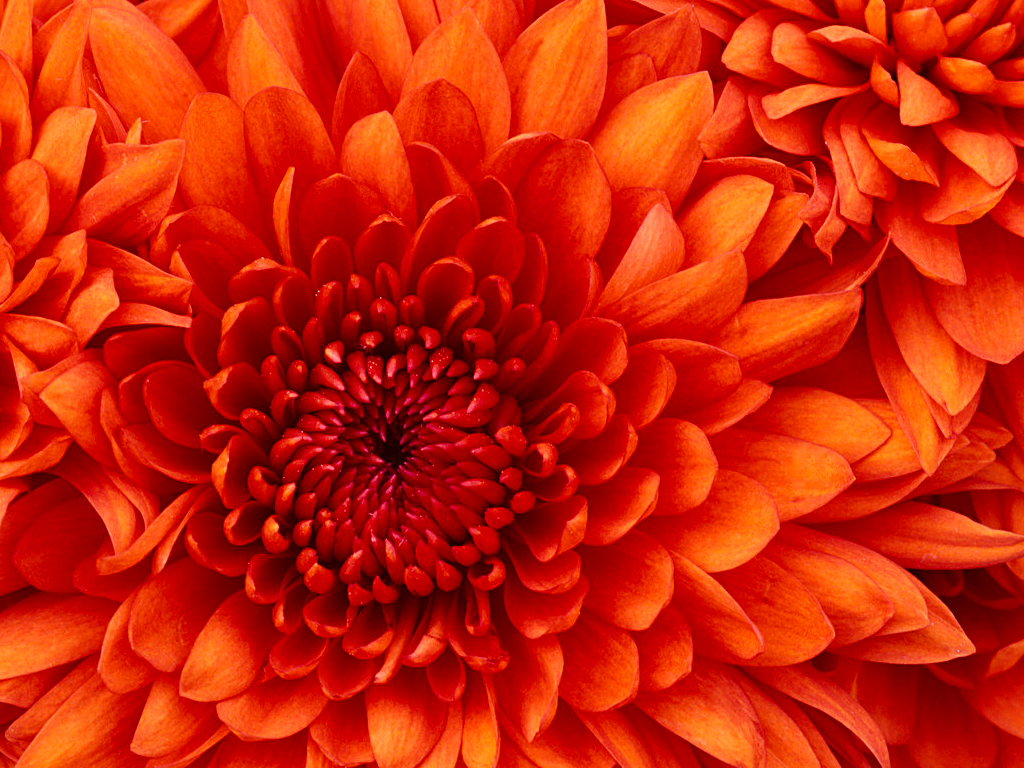
#> input picture local_binary_patterns/Pic/I0.jpg, 1024 x 768 px, found by its file name
$ python lbp_matcher.py --images I0.jpg I1.jpeg I2.jpg I3.jpg I4.jpg
#> lines starting #> are read from the running program, lines starting #| are printed output that depends on the picture
"""
Local Binary Patterns (LBP) - Texture-based Image Matching

This module implements Local Binary Patterns for texture feature extraction
and image matching using histogram comparison with Hamming distance metric.

LBP encodes local texture information by comparing each pixel with its 8
neighbors, creating a binary pattern that is rotation and illumination invariant.

Author: Computer Vision Course Project
"""

import argparse
from pathlib import Path
from typing import List, Tuple
import numpy as np
import cv2
import matplotlib.pyplot as plt


class LBPMatcher:
    """Local Binary Patterns feature extractor and image matcher."""

    def __init__(self, output_dir: str = "output"):
        """
        Initialize LBP Matcher.

        Args:
            output_dir: Directory path for saving output visualizations
        """
        self.output_dir = Path(output_dir)
        self.output_dir.mkdir(exist_ok=True)

    @staticmethod
    def _binary_to_decimal(binary_pattern: np.ndarray) -> int:
        """
        Convert binary array to decimal value.

        Args:
            binary_pattern: Binary array (0s and 1s)

        Returns:
            Decimal representation of binary pattern
        """
        decimal_value = 0
        pattern_length = len(binary_pattern)

        for i in range(pattern_length - 1, -1, -1):
            decimal_value += binary_pattern[pattern_length - 1 - i] * (2 ** i)

        return decimal_value

    def compute_lbp(self, image: np.ndarray) -> np.ndarray:
        """
        Compute Local Binary Pattern features for an image.

        For each pixel, compare it with its 8 neighbors in a 3x3 window.
        If neighbor >= center, set bit to 1; otherwise 0.
        Convert the 8-bit pattern to decimal value.

        Args:
            image: Input grayscale image

        Returns:
            LBP feature map (same size as input, minus 1-pixel border)
        """
        rows, cols = image.shape
        lbp_result = np.zeros((rows, cols), dtype=int)

        # Process each pixel (excluding border)
        for i in range(1, rows - 1):
            for j in range(1, cols - 1):
                # Extract 8-neighbor pattern (clockwise from top-left)
                neighbor_pattern = np.zeros(8)
                neighbor_pattern[0] = image[i - 1, j - 1] > image[i, j]  # Top-left
                neighbor_pattern[1] = image[i - 1, j] > image[i, j]      # Top
                neighbor_pattern[2] = image[i - 1, j + 1] > image[i, j]  # Top-right
                neighbor_pattern[3] = image[i, j + 1] > image[i, j]      # Right
                neighbor_pattern[4] = image[i + 1, j + 1] > image[i, j]  # Bottom-right
                neighbor_pattern[5] = image[i + 1, j] > image[i, j]      # Bottom
                neighbor_pattern[6] = image[i + 1, j - 1] > image[i, j]  # Bottom-left
                neighbor_pattern[7] = image[i, j - 1] > image[i, j]      # Left

                # Convert binary pattern to decimal
                lbp_result[i - 1, j - 1] = self._binary_to_decimal(neighbor_pattern)

        return lbp_result

    @staticmethod
    def compute_histogram(lbp_image: np.ndarray, normalize: bool = True) -> np.ndarray:
        """
        Compute histogram of LBP feature values.

        Args:
            lbp_image: LBP feature map
            normalize: If True, normalize histogram by max value

        Returns:
            256-bin histogram of LBP values
        """
        rows, cols = lbp_image.shape
        histogram = np.zeros(256)

        # Count occurrences of each LBP value
        for i in range(rows):
            for j in range(cols):
                bin_index = int(lbp_image[i, j])
                histogram[bin_index] += 1

        # Normalize if requested
        if normalize:
            max_value = np.max(histogram)
            if max_value > 0:
                histogram = histogram / max_value

        return histogram

    # [22 lines left out: function hamming_distance, not called in this run]

    def process_images(self, image_paths: List[str], threshold: float = 0.01) -> None:
        """
        Process multiple images and compute LBP-based similarity matrix.

        Args:
            image_paths: List of paths to input images
            threshold: Hamming distance threshold for matching
        """
#> called with threshold = 0.01
        num_images = len(image_paths)
        print(f"\n{'='*70}")
        print(f"Processing {num_images} images with LBP feature extraction")
        print(f"{'='*70}\n")

        # Load and process all images
        images = []
        lbp_features = []
        histograms = []

        for idx, img_path in enumerate(image_paths, 1):
            print(f"[{idx}/{num_images}] Processing {Path(img_path).name}...")

            # Load and convert to grayscale
            image = cv2.imread(img_path)
#> image is the input picture: shape (768, 1024, 3); mean B, G, R 9.2, 35.5, 203.1
            if image is None:
                raise FileNotFoundError(f"Image not found: {img_path}")

            image_resized = cv2.resize(image, (100, 100))
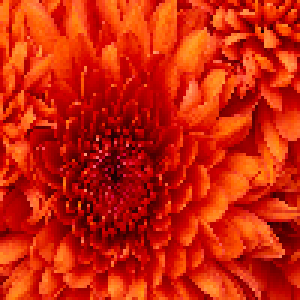
#> image_resized: shape (100, 100, 3) (shown 3 times larger); mean B, G, R 9.1, 35.2, 202.7
            image_gray = cv2.cvtColor(image_resized, cv2.COLOR_BGR2GRAY)
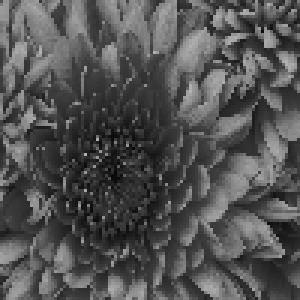
#> image_gray: shape (100, 100) (shown 3 times larger); min 7, max 179, mean 82.3

            # Compute LBP features
            lbp_result = self.compute_lbp(image_gray)
#> after the loop in compute_lbp, `for i in range(1, rows - 1):`:
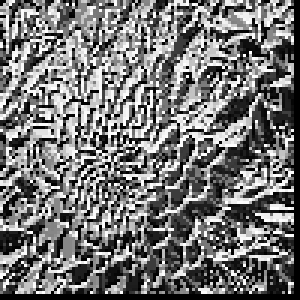
#> lbp_result: shape (100, 100) int64 (shown 3 times larger); min 0, max 255, mean 116.2
            histogram = self.compute_histogram(lbp_result, normalize=True)

            images.append(image_gray)
            lbp_features.append(lbp_result)
            histograms.append(histogram)

            print(f"    LBP shape: {lbp_result.shape}, Histogram size: {len(histogram)}")
#|     LBP shape: (100, 100), Histogram size: 256
#> pass 2 of the loop in process_images, `for idx, img_path in enumerate(image_paths, 1):`:
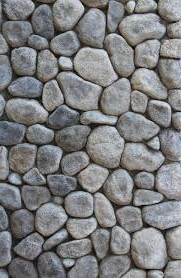
#> input picture local_binary_patterns/Pic/I1.jpeg, 181 x 278 px, found by its file name
#> in process_images, image is the input picture: shape (278, 181, 3); mean B, G, R 126.5, 125, 124.2
#> in process_images, `image_resized = cv2.resize(image, (100, 100))`:
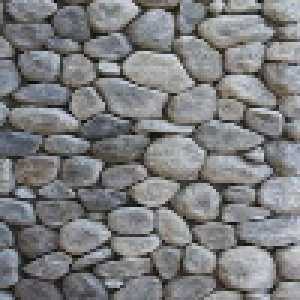
#> image_resized: shape (100, 100, 3) (shown 3 times larger); mean B, G, R 126.4, 124.9, 124.1
#> after the loop in compute_lbp (call 2), `for i in range(1, rows - 1):`:
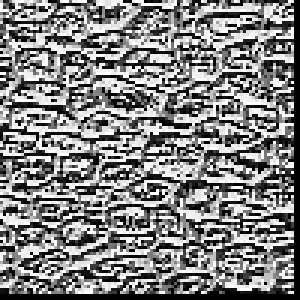
#> lbp_result: shape (100, 100) int64 (shown 3 times larger); min 0, max 255, mean 128.3
#|     LBP shape: (100, 100), Histogram size: 256

        # Compute similarity matrix
        print(f"\n{'='*70}")
        print("Computing pairwise similarity matrix...")
        print(f"{'='*70}\n")

        print(f"Hamming distance threshold: {threshold}")
        print(f"Reference value: {25/256:.6f} ({25/256*100:.2f}%)\n")

        similarity_matrix = np.zeros((num_images, num_images))

        for i in range(num_images):
            for j in range(num_images):
                similarity_matrix[i, j] = self.hamming_distance(
                    histograms[i], histograms[j], threshold
                )

        # Print similarity matrix
        for i in range(num_images):
            print(f"Picture_{i+1}: ", end="")
            similarities = [f"{similarity_matrix[i, j]:.1f}" for j in range(num_images)]
            print(", ".join(similarities))

        # Visualize results
        self._visualize_lbp_features(images, lbp_features, image_paths)
        self._visualize_histograms(histograms, image_paths)
        self._visualize_similarity_matrix(similarity_matrix, image_paths)

        print(f"\n[OK] All outputs saved to {self.output_dir}/\n")

    # [109 lines left out: functions _visualize_lbp_features, _visualize_histograms, _visualize_similarity_matrix, not called in this run]


def main():
    """Main entry point for LBP image matching."""
    parser = argparse.ArgumentParser(
        description='Local Binary Patterns - Texture-based Image Matching',
        formatter_class=argparse.RawDescriptionHelpFormatter,
        epilog="""
Example usage:
  python lbp_matcher.py --images I0.jpg I1.jpeg I2.jpg I3.jpg I4.jpg
  python lbp_matcher.py --images I0.jpg I1.jpeg --threshold 0.02
        """
    )

    parser.add_argument('--images', nargs='+', required=True,
                       help='Paths to input images for matching')
    parser.add_argument('--threshold', type=float, default=0.01,
                       help='Hamming distance threshold (default: 0.01)')
    parser.add_argument('--output-dir', type=str, default='output',
                       help='Output directory for results (default: output)')

    args = parser.parse_args()

    # Initialize matcher
    matcher = LBPMatcher(output_dir=args.output_dir)

    print("\n" + "="*70)
    print("Local Binary Patterns - Image Matching System")
    print("="*70)

    try:
        # Process images and compute similarities
        matcher.process_images(args.images, args.threshold)

        print("="*70)
        print("[SUCCESS] LBP matching completed successfully!")
        print("="*70 + "\n")

    except Exception as e:
        print(f"\n[ERROR] {e}\n")
        raise


if __name__ == "__main__":
#> (the run stopped early here; a loop or call above may not have finished)
